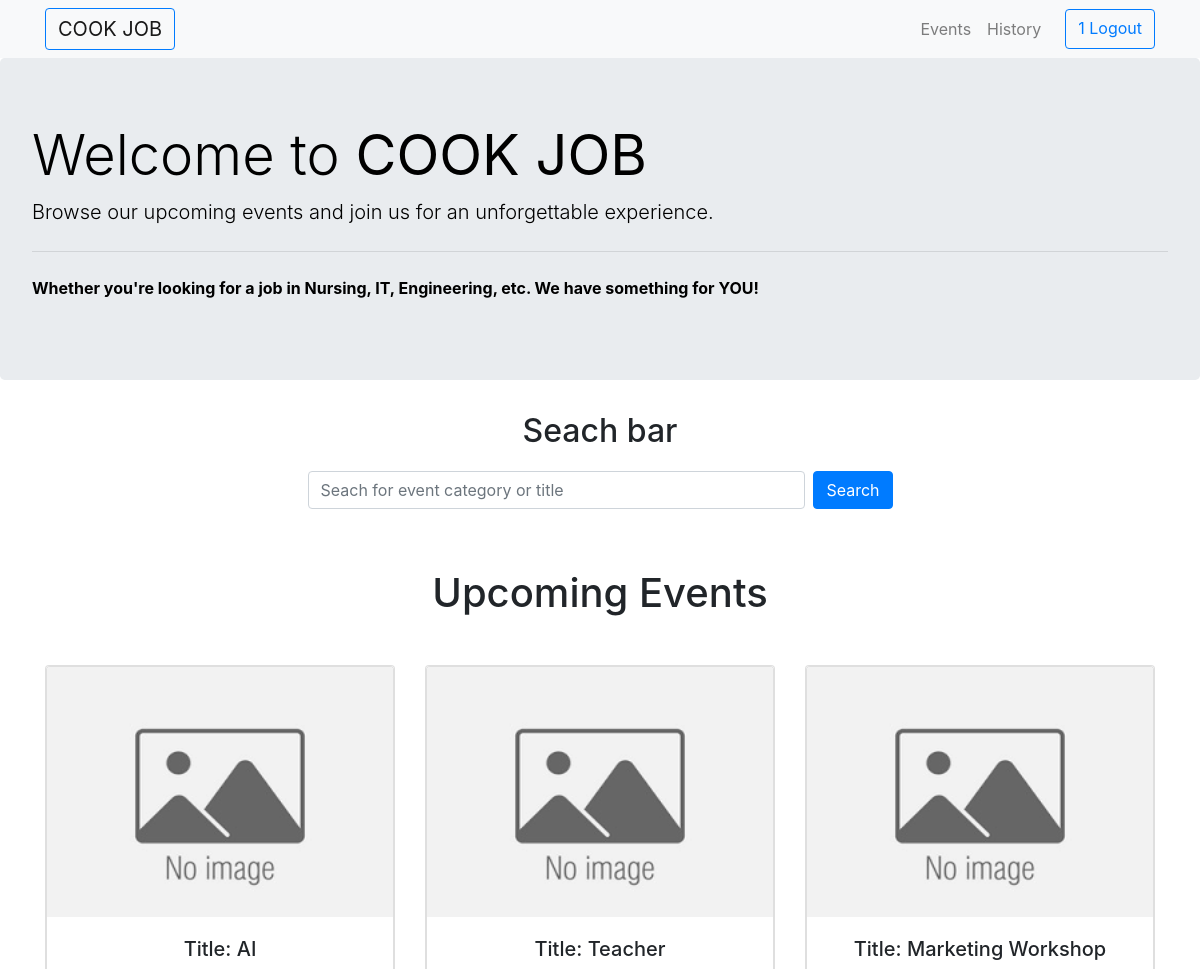
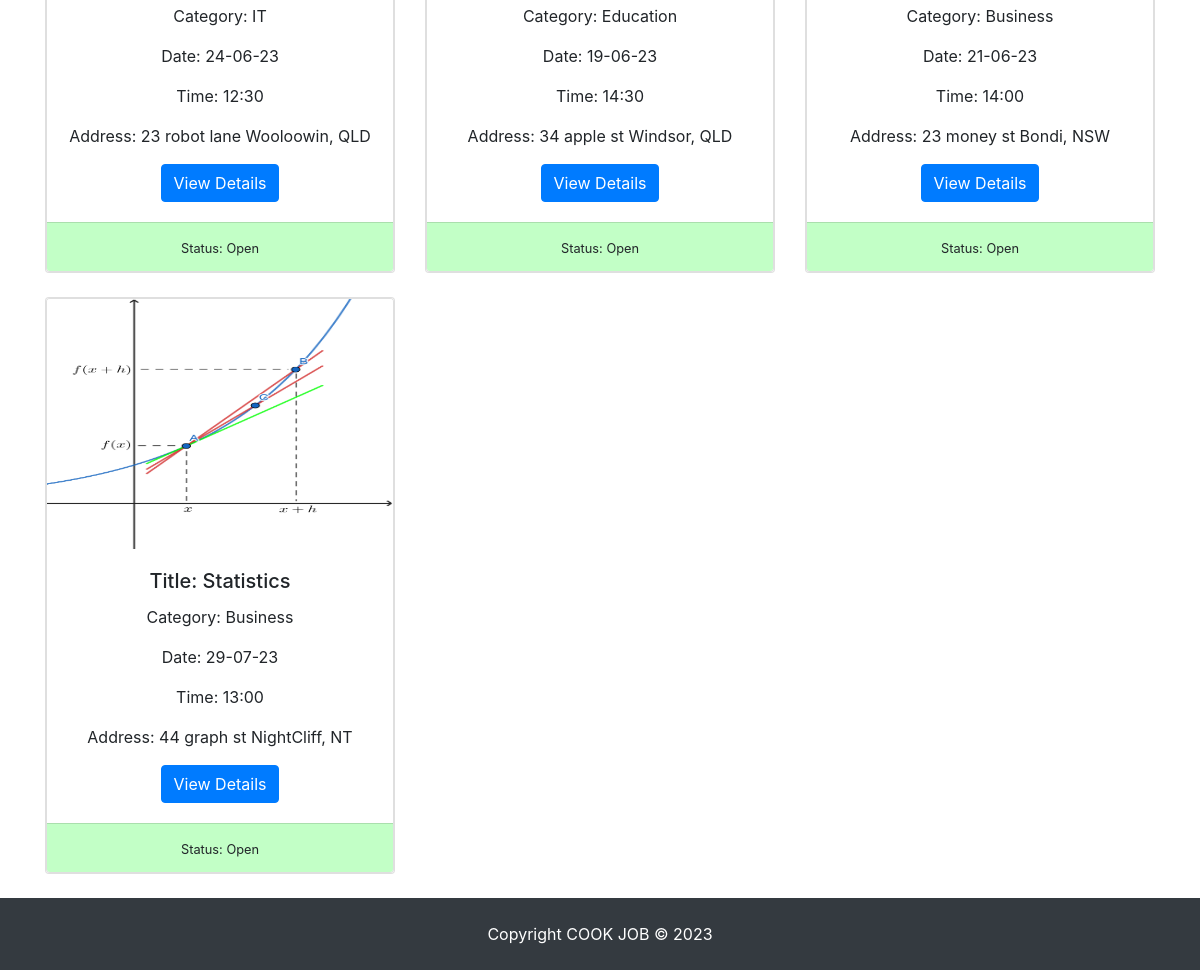
Screenshot of / (signed in) with the database file from the repository (2 pictures, top to bottom).
### cookjob/models.py (models this page shows, shortened)
class Event(db.Model):
    __tablename__ = 'events'
    id = db.Column(db.Integer, primary_key=True)
    user_id = db.Column(db.String(100), nullable=False)
    title = db.Column(db.String(100), nullable=False)
    description = db.Column(db.Text, nullable=False)
    date = db.Column(db.DateTime, nullable=False)
    time = db.Column(db.Time, nullable=False)
    address = db.Column(db.String(100), nullable=False)
    states = db.Column(db.String(100), nullable=False)
    image = db.Column(db.String(255))
    postgraduate = db.Column(db.Integer, nullable=False)
    student = db.Column(db.Integer, nullable=False)
    concession = db.Column(db.Integer, nullable=False)
    category = db.Column(db.String(100), nullable=False)
    status = db.Column(db.String(100), nullable=False)
    comments = db.relationship('Comment', backref='event', cascade='all, delete-orphan', lazy=True)

### main.py (the view)
@app.route('/', methods=['GET'])
def index():
    userid = session.get('userid', None)
    events = Event.query.filter(Event.status=="Open")
    return render_template('index.html', events=events, userid=userid)

### main.py (called while the page is built)
@app.after_request
def add_cache_control(response):
    response.headers['Cache-Control'] = 'no-cache, no-store, must-revalidate'
    response.headers['Pragma'] = 'no-cache'
    response.headers['Expires'] = '0'
    return response

### cookjob/templates/index.html (shortened to what this page needs)
{% extends 'base.html' %}
{% block css %}
<link rel="stylesheet" href="{{ url_for('static', filename='/index.css') }}">
{% endblock%}
{% block content %}
<body>
    <nav class="navbar navbar-expand-lg navbar-light bg-light">
        <div class="container">
            <a class="navbar-brand mr-auto btn btn-outline-primary" href="/">COOK JOB</a>
            <ul class="navbar-nav flex-row ml-auto">
                <li class="nav-item">
                    <a class="nav-link" href="/events">Events</a>
                </li>
                {% if userid %}
                <li class="nav-item">
                    <a class="nav-link" href="/user_booking_history">History</a>
                </li>
                {% endif %}
                {% if userid %}
                <a class="btn btn-outline-primary ml-3" href="/logout">{{ userid }} Logout</a>
                {% endif %}
            </ul>
        </div>
    </nav>
    <div class="jumbotron jumbotron-with-bg-image">
        <h1 class="display-4">Welcome to <b>COOK JOB</b> </h1>
        <p class="lead">Browse our upcoming events and join us for an unforgettable experience.</p>
        <hr class="my-4">
        <p><b>Whether you're looking for a job in Nursing, IT, Engineering, etc. We have something for YOU!</b></p>
    </div>
    <h2 class="center">Seach bar</h2>
    <div class="row mt-3 mb-3">
        <div class="col-md-6 offset-md-3">
            <form class="form-inline d-flex flex-nowrap" action="{{ url_for('search', events_id=events.id)}}">
                <input type="text" name="search" class="form-control flex-grow-1 my-1 mr-sm-2" id="SearchForm"
                    placeholder="Seach for event category or title">
                <button type="submit" class="flex-shrink-1 btn btn-primary my-1">Search</button>
            </form>
        </div>
    </div>
    <h1 class="center pad">Upcoming Events</h1>
    <div class="container">
        <div class="row">
            {% for event in events %}
            <div class="col-md-4">
                <div class="card mb-4 box-shadow">
                    <div class="card center">
                        {% if event.image %}
                        <img class="card-img-top" style="height:250px;"
                            src="{{ url_for('static', filename=event.image) }}" alt="Event Image">
                        {% else %}
                        <img class="card-img-top" style="height:250px;"
                            src="{{ url_for('static', filename='uploads/default_image.png') }}" alt="Default Image">
                        {% endif %}
                        <div class="card-body">
                            <h5 class="card-title">Title: {{ event.title }}</h5>
                            <p class="card-text">Category: {{ event.category }}</p>
                            <p class="card-text">Date: {{ event.date.strftime("%d-%m-%y") }}</p>
                            <p class="card-text">Time: {{ event.time.strftime("%H:%M") }}</p>
                            <p class="card-text">Address: {{ event.address }}, {{ event.states }}</p>
                            <a href="{{ url_for('event_details', event_id=event.id) }}">
                                <button type="button" class="btn btn-primary">View Details</button>
                            </a>
                        </div>
                        <div class="card-footer" id="{{ event.status }}">
                            <small>Status: {{ event.status }}</small>
                        </div>
                    </div>
                </div>
            </div>
            {% endfor %}
        </div>
    </div>
    {% endblock%}

### cookjob/static/index.css (style rules this page uses)
.jumbotron-with-bg-image { background-size: cover; background-position: center center; color: black; }
#Open { background-color: rgb(194, 255, 198); }
.center { text-align: center !important; }
.pad { padding-bottom: 40px; padding-top: 40px; outline-color: black; }

### rows the page displays
Event: title "AI", category "IT", date "24-06-23", time "12:30", address "23 robot lane Wooloowin", states "QLD", status "Open"
Event: title "Teacher", category "Education", date "19-06-23", time "14:30", address "34 apple st Windsor", states "QLD", status "Open"
Event: title "Marketing Workshop", category "Business", date "21-06-23", time "14:00", address "23 money st Bondi", states "NSW", status "Open"
Event: image (picture), title "Statistics", category "Business", date "29-07-23", time "13:00", address "44 graph st NightCliff", states "NT", status "Open"

### other values shown
{{ userid }} "1"
